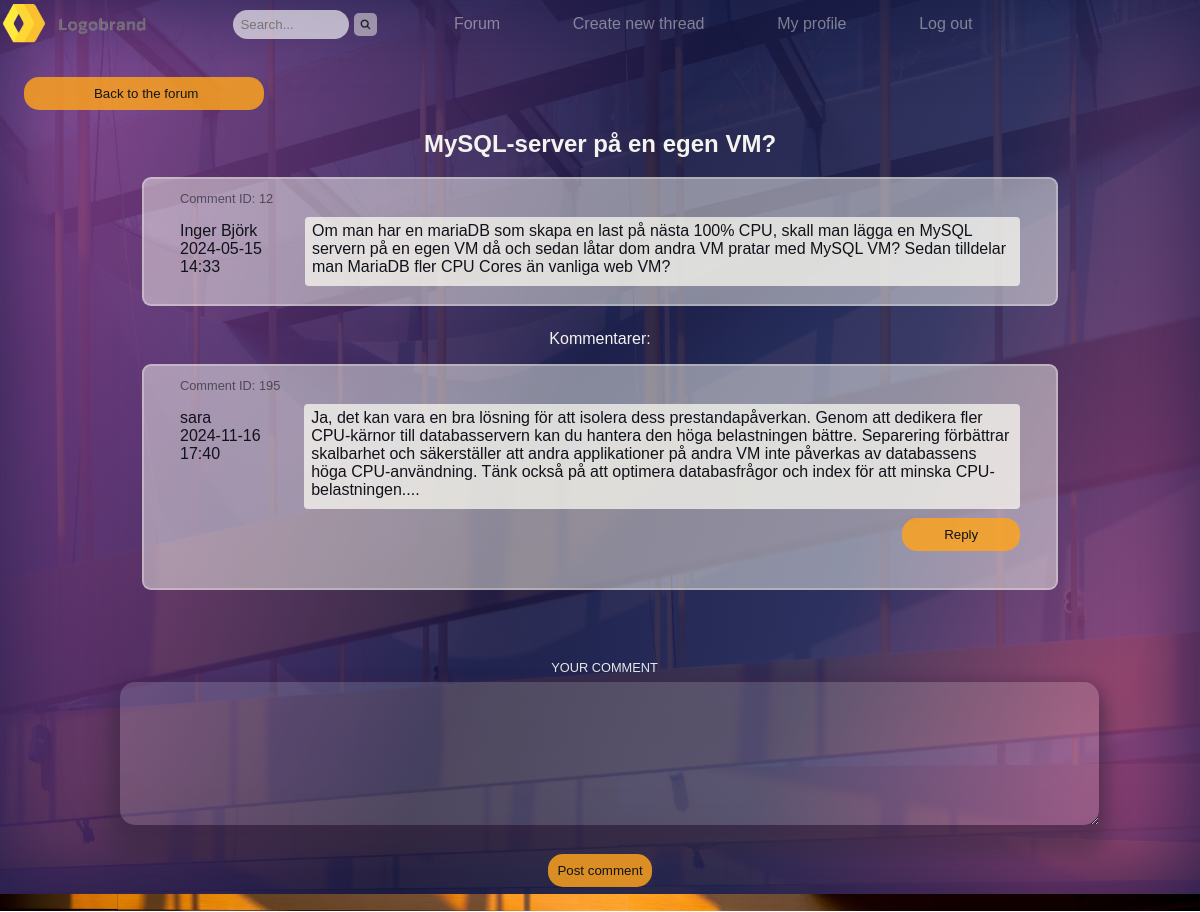
The page /forum/showthread.php?thread_comment_id=12 (signed in) on the database its author committed.
### tables this page shows
CREATE TABLE "user" (
	"email"	TEXT UNIQUE,
	"username"	TEXT,
	"pw"	TEXT,
	"id"	INTEGER,
	PRIMARY KEY("id" AUTOINCREMENT)
);

### forum/showthread.php (the view, shortened to what this page needs)
<!DOCTYPE html>
<html lang="en">
<head>
      <link rel="stylesheet" href="../styles/style.css">
</head>
<body>
      <div class="grid-container">
            <?php
            include "../view/header.php";
            ?>
            <div class="main">
                  <br>
                  <a href="threads.php" class="no-deco-link" id="back-to-forum-btn"><button class="return-btn">Back to the forum</a></button>
                  <?php
                  if (isset($_SESSION["status"]) && $_SESSION["status"] == "active") {
                        if (isset($_GET['thread_comment_id'])) {
                              $sql = 'SELECT user_id, title, comment, comment_id, time_stamp, username FROM comment
                                    JOIN user ON user.id = comment.user_id WHERE comment_id = :thread_comment_id';
                              $thread_comment_id = $_GET['thread_comment_id'];
                              $db = new SQLite3("../db/database.db");
                              $stmt = $db->prepare($sql);
                              $stmt->bindValue(':thread_comment_id', $thread_comment_id, SQLITE3_INTEGER);
                              $threadstart = $stmt->execute();
                              $startcomment = $threadstart->fetchArray();
                              if ($startcomment) {
                                    echo '<div class="threadtitle"><h2>' . $startcomment['title'] . '</h2></div>';
                                    echo '<div class="thread">'
                                          . '<div class="comment-id">Comment ID: ' . $startcomment['comment_id'] . '</div>'
                                          . '<div class="authorandcomment">'
                                          . '<div class="author"><p>' . $startcomment['username'] . "<br>" . $startcomment['time_stamp'] . "</p></div>"
                                          . '<div class="comment">' . $startcomment['comment'] . '</div>'
                                          . '</div>'
                                          . '</div>';
                              }
                              ?>
                              <div class="centered-content">
                                    <p>Kommentarer:</p>
                              </div>
                              <div id="comment-flow">
                                    <?php
                                    $sql = 'SELECT user_id, username, title, comment, comment_id, time_stamp, parent_comment_id, thread_comment_id FROM comment
                                                JOIN user ON user.id = comment.user_id WHERE thread_comment_id = :thread_comment_id';
                                    $stmt = $db->prepare($sql);
                                    $stmt->bindValue(':thread_comment_id', $thread_comment_id, SQLITE3_INTEGER);
                                    $result = $stmt->execute();
                                    while ($row = $result->fetchArray()) {
                                          $current_comment_id = $row['comment_id'];
                                          if (!$row['parent_comment_id'])
                                          {
                                                echo '<div class="thread" id="comment_id_' . $current_comment_id . '">'
                                                      . '<div class="comment-id">Comment ID: ' . $current_comment_id . '</div>'
                                                      . '<div class="authorandcomment">'
                                                      . '<div class="author"><p>' . $row['username'] . "<br>" . $row['time_stamp'] . "</p></div>"
                                                      . '<div class="comment">' . $row['comment'] . '</div>
                                                                  </div>
                                                                  <div class="right-content">
                                                                        <button type="button" class="reply-btn"
                                                                              onclick="openReplyBox(' . $thread_comment_id . ', ' . $current_comment_id . ', ' . $_SESSION['user_id'] . ')">Reply</button>
                                                                  </div>
                                                            </div>
                                                            <br>';
                                          }
                                    }
                                    ?>
                              </div>
                              <div id="form-container">
                                    <form name="newcomment">
                                          <div id="center-form">
                                                <label for="comment">
                                                      <div class="centered-content">YOUR COMMENT</div>
                                                </label>
                                                <textarea name="comment" id="comment" required></textarea>
                                                <div class="centered-content">
                                                      <button type="button"
                                                            onclick="AddComment(<?php echo $thread_comment_id; ?>)">Post
                                                            comment</button>
                                                </div>
                                          </div>
                                    </form>
                                    <br><br><br>
                              </div>
                              <?php
                        } else {
                              echo 'Invalid thread ID.';
                              return;
                        }
                  } else {
                        header('Location: ' . '../index.php');
                  }
                  ?>
            </div>
      </div>
</body>
</html>

### styles/style.css (style rules this page uses)
body { background: linear-gradient(291deg, rgba(140, 62, 120, 0.9) 10%, rgba(41, 40, 87, 0.9) 31%, rgba(25, 23, 66, 0.9) 53%, rgba(143, 67, 145, 0.9) 98%), url("../assets/lines-bg.avif"); background-size: cover; background-position: center; background-repeat: no-repeat; min-height: 100vh; font-family: Verdana, Geneva, Tahoma, sans-serif; color: #F4F3EE; margin: 0; box-shadow: 0 0 100px rgba(19, 27, 68, 0.9) inset; }
h4, h3, h2 { text-align: center; }
a { color: rgba(255, 164, 29, 0.822); }
.grid-container { display: grid; grid-template-areas: 'header header header' 'main main main' 'footer footer footer'; gap: 10px; top: 0; left: 0; width: 100%; height: 100%; }
.main { grid-area: main; }
.centered-content { text-align: center; }
.thread { width: 70%; margin: auto; border: 2px solid rgba(255, 255, 246, 0.295); border-radius: 9px; padding: 1% 3%; background-color: rgba(255, 255, 246, 0.47); color: rgb(17, 18, 26); margin-bottom: 2%; }
.authorandcomment { display: flex; align-items: baseline; justify-content: flex-start; }
.author { margin-right: 20px; }
.comment { background-color: rgba(255, 255, 246, 0.7); width: 100%; padding: 5px 10px 10px 7px; border-radius: 4px; text-align: left; }
.comment-id { color: rgba(17, 18, 26, 0.589); font-size: 0.8em; }

### styles/forms.css (style rules this page uses)
#form-container { width: 80%; border-radius: 10px; padding: 1%; margin: auto; min-height: 20vh; }
form { opacity: 1; display: flex; justify-content: space-evenly; }
#center-form { width: 100%; }
label { font-size: 0.8rem; display: block; padding: 16px 0px 7px 9px; color: #f4f3eef1; }
#comment { height: 71%; width: 100%; border: none; border-radius: 15px; background-color: rgba(252, 252, 255, 0.15); color: rgba(255, 255, 255); padding: 1%; box-shadow: -1px 20px 20px 10px rgb(56 42 65 / 51%), 0 0 8px 4px rgb(71 31 83 / 22%); }

### styles/buttons.css (style rules this page uses)
input, button { border: none; border-radius: 15px; }
input[type="submit"], button, .return-btn { background-color: rgba(255, 164, 29, 0.822); color: rgb(17, 18, 26); margin: 25px 0; cursor: pointer; transition: background-color 0.3s ease-out; padding: 9px; }
.return-btn { width: 20%; margin: 0; }
.no-deco-link { color: rgb(22, 22, 26); text-decoration: none; }
#back-to-forum-btn { margin-left: 2%; }
.reply-btn { margin-right: 0 !important; width: 14%; }

### rows shown on the page
user: username "Inger Björk"
user: current_comment_id "195", username "sara", time_stamp "2024-11-16 17:40", comment "Ja, det kan vara en bra lösning för att isolera dess prestandapåverkan. Genom att dedikera fler CPU-kärnor till databasservern kan du hantera den höga belastningen bättre. Separering förbättrar skalbarhet och säkerställer att andra applikationer på andra VM inte påverkas av databassens höga CPU-användning. Tänk också på att optimera databasfrågor och index för att minska CPU-belastningen...."

### other values the page prints
$startcomment['title'] "MySQL-server på en egen VM?"
$startcomment['comment_id'] "12"
$startcomment['time_stamp'] "2024-05-15 14:33"
